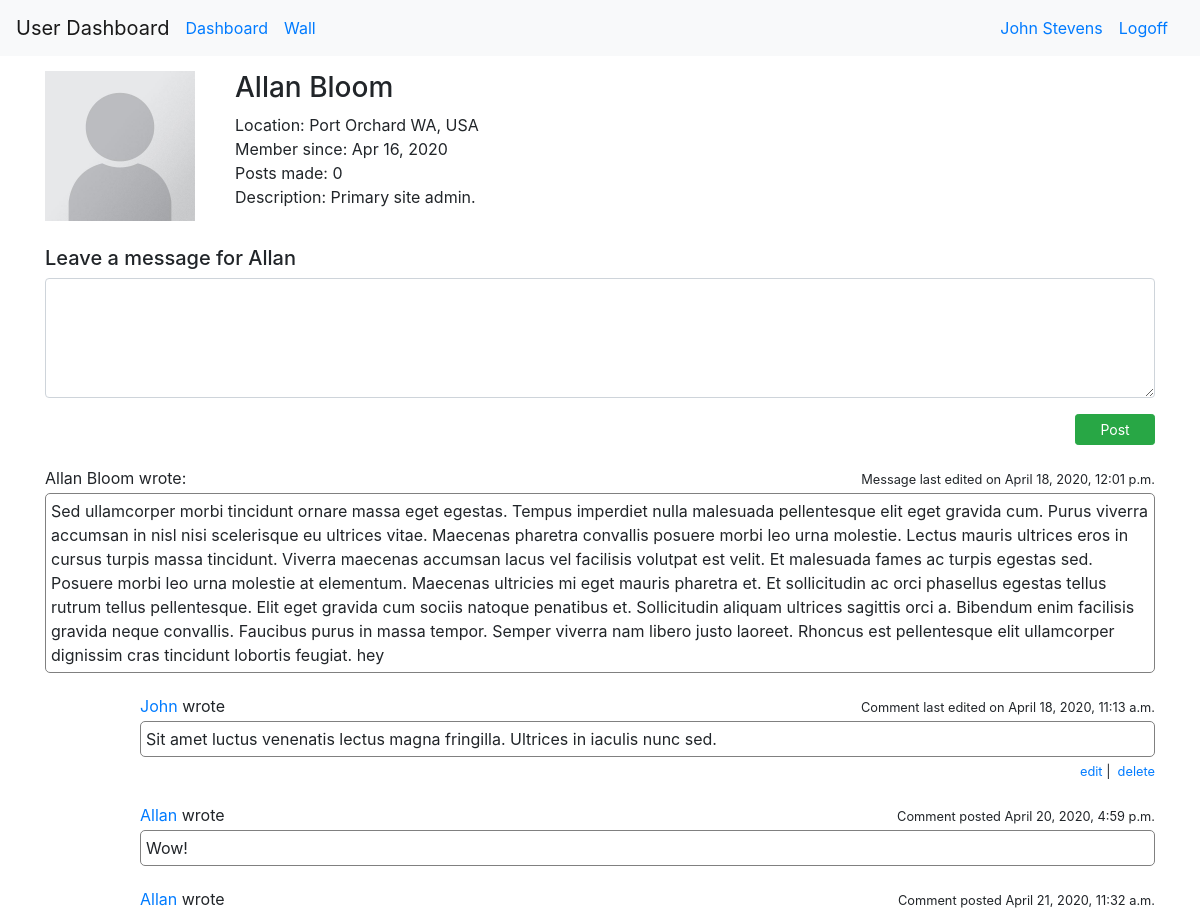
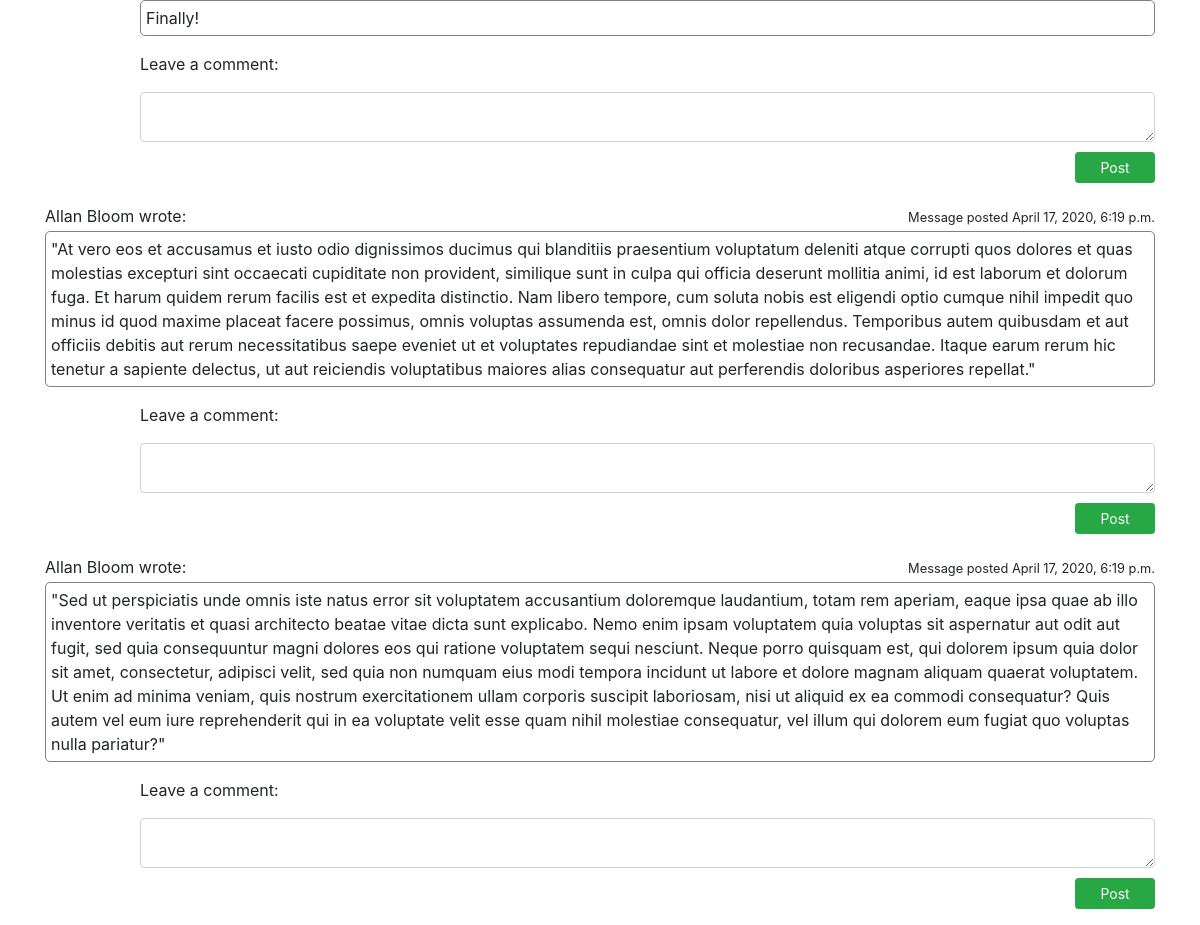
Page /message_board/2 (signed in) on the committed database (2 pictures, top to bottom).
### login_and_registration_app/models.py (models this page shows)
class User(models.Model):
    first_name = models.CharField(max_length=255)
    last_name = models.CharField(max_length=255)
    email = models.CharField(max_length=255)
    level = models.IntegerField(default=1)
    description = models.TextField(null=True)
    password = models.CharField(max_length=100)
    created_at = models.DateTimeField(auto_now_add=True)
    updated_at = models.DateTimeField(auto_now=True)
    profile_photo = models.ImageField(upload_to="profile_images", blank=True)
    default_photo = models.ImageField(upload_to="profile_images", default="default.jpg")
    city = models.CharField(max_length=45, null=True)
    state = models.CharField(max_length=45, null=True)
    country = models.CharField(max_length=45, null=True)
    objects = UserManager()

### messageboard_app/models.py (models this page shows)
class Message(models.Model):
    content = models.TextField()
    created_at = models.DateTimeField(auto_now_add=True)
    updated_at = models.DateTimeField(auto_now=True)
    author = models.ForeignKey(User, related_name="messages_posted", on_delete=models.CASCADE)
    recipient = models.ForeignKey(User, related_name="messages_received", on_delete=models.CASCADE)
    edited = models.BooleanField(default=False)
    edited_by = models.IntegerField(default=0)
    objects = MessageManager()

class Comment(models.Model):
    content = models.TextField()
    created_at = models.DateTimeField(auto_now_add=True)
    updated_at = models.DateTimeField(auto_now=True)
    author = models.ForeignKey(User, related_name="comments", on_delete=models.CASCADE)
    message = models.ForeignKey(Message, related_name="comments", on_delete=models.CASCADE)
    edited = models.BooleanField(default=False)
    edited_by = models.IntegerField(default=0)
    objects = CommentManager()

### messageboard_app/views.py (the view)
# urls.py: path("/<int:id>", views.message_board),
def message_board(request, id):
    profile = User.objects.filter(id=id)[0]
    user = logged_user(request)
    try:
        errors = request.session["errors"]
    except KeyError:
        errors = None
    context = {
        "user": user,
        "profile": profile,
        "errors": errors,
        "messages_posted": user.messages_posted.all().order_by("-created_at"),
        "messages_received": profile.messages_received.all().order_by("-created_at"),
    }
    request.session["errors"] = None
    return render(request, "message_board.html", context)

### messageboard_app/views.py (called while the page is built)
def logged_user(request):
    return User.objects.filter(id=request.session["user_id"])[0]

### messageboard_app/templates/message_board.html (shortened to what this page needs)
<!doctype html>
<html lang="en">
  <head>
    {% load static %}
    <link rel="stylesheet" type="text/css" href="{% static 'bootstrap.css' %}">
  </head>
  <body>
    <nav class="navbar navbar-expand-md navbar-light bg-light">
      <a class="navbar-brand" href="/">User Dashboard</a>
      <div class="collapse navbar-collapse" id="navbarSupportedContent">
      {% if request.session.user_id == None %}
        <a class="navbar-nav mr-auto nav-link disabled" href="/dashboard">Dashboard</a>
        <a class="navbar-nav mr-sm-0 nav-link" href="/signin">Signin</a>
      {% else %}
        <a class="navbar-nav mr-sm-0 nav-link" href="/dashboard">Dashboard</a>
        <a class="navbar-nav mr-auto nav-link" href="/message_board/{{user.id}}">Wall</a>
      {% if user.level == 9%}
        <a class="navbar-nav mr-sm-0 nav-link" href="/dashboard/edit_profile/{{user.id}}">{{user.first_name}} {{user.last_name}} (admin)</a>
      {% else %}
        <a class="navbar-nav mr-sm-0 nav-link" href="/dashboard/edit_profile/{{user.id}}">{{user.first_name}} {{user.last_name}}</a>
      {% endif %}
        <a class="navbar-nav mr-sm-0 nav-link" href="/logoff">Logoff</a>
      {% endif %}
      </div>
    </nav>
    <div class="container">
      <div class="row top_row">
        <div class="col-6 offset-3 col-md-3 offset-md-0 col-lg-2">
          {% if profile.profile_photo %}
          <img src="{{profile.profile_photo.url}}" alt="profile photo">
          {% else %}
          <img src="{{profile.default_photo.url}}" alt="profile photo">
          {% endif %}
        </div>
        <div class="col-12 col-md-9 col-lg-10">
          <div class="row">
            <div class="col-12">
              <h3>{{profile.first_name}} {{profile.last_name}}</h3>
            </div>
          </div>
          <div class="row">
            {% if profile.city and profile.state and profile.country %}
            <div class="col-12">Location: {{profile.city}} {{profile.state}}, {{profile.country}}</div>
            {% else %}
            <div class="col-12">Member at large</div>
            {% endif %}
          </div>
          <div class="row">
            <div class="col-12">Member since: {{profile.created_at|date:"M d, Y"}}</div>
          </div>
          <div class="row">
            <div class="col-12">Posts made: {{profile.messages_posted|length}}</div>
          </div>
          <div class="row">
            <div class="col-12">Description: {{profile.description}}</div>
          </div>
        </div>
      </div>
      <div class="row second_row">
        <div class="col-12">
        {% if profile.id == user.id%}
          {% if errors.message %}
          <h5 class="post_message_header">Post a message</h5>
          <p class="error_message">&nbsp&nbsp<small>{{ errors.message }}</small></p>
          {% else %}
          <h5>Post a message</h5>
          {% endif %}
        {% else %}
          <h5>Leave a message for {{profile.first_name}} </h5>
        {% endif %}
        </div>
      </div>
      <div class="row">
        <div class="col-12">
          <form action="/message_board/{{profile.id}}/post_message" method="post">
            <div class="form-group">
              <textarea class="form-control" name="message"></textarea>
            </div>
            <div class="form-group text-right">
              <button class="btn btn-success btn-sm">Post</button>
            </div>
          </form>
        </div>
      </div>
    {% for message in messages_received.all %}
      <div class="row">
        <div class="col-6">
          {% if message.author == profile %}
          <p class="mc_header">{{message.author.first_name}} {{message.author.last_name}} wrote:</p>
          {% else %}
          <p class="mc_header"><a href="/message_board/{{message.author.id}}">{{ message.author.first_name }} {{ message.author.last_name }} </a>wrote:</p>
          {% endif %}
        </div>
        <div class="col-6 text-right">
          {% if message.edited %}
          <p class="mc_header"><small>Message last edited on {{message.updated_at}}</small></p>
          {% else %}
          <p class="mc_header"><small>Message posted {{message.created_at}}</small></p>
          {% endif %}
        </div>
      </div>
      <div class="row">
        <div class="col-12">
          <p class="message_content">{{ message.content }}</p>
        </div>
      </div>
    <div id="{{message.id}}_comments_container">
        {% for comment in message.comments.all %}
      <div class="row">
        <div class="col-5 offset-1">
          <p class="mc_header"><a href="/message_board/{{comment.author.id}}">{{comment.author.first_name}} </a>wrote</p>
        </div>
        <div class="col-5 offset-1 text-right">
          {% if comment.edited %}
          <p class="mc_header"><small>Comment last edited on {{comment.updated_at}}</small></p>
          {% else %}
          <p class="mc_header"><small>Comment posted {{comment.created_at}}</small></p>
          {% endif %}
        </div>
      </div>
      <div class="row">
        <div class="col-11 offset-1">
          <p class="comment_content">{{comment.content}}</p>
        </div>
        {% if user == comment.author or user.level == 9 %}
        <div class="col-11 offset-1 text-right">
          <p class="edit_delete_options">
            <small>
              <a href="" data-toggle="modal" data-target="#edit{{comment.id}}">edit</a>&nbsp|&nbsp
              <a href="" data-toggle="modal" data-target="#remove{{comment.id}}">delete</a>
            </small>
          </p>
        </div>
        {% endif %}
      </div>
      {% endfor %}
    </div>
      <div class="row">
        <div class="col-11 offset-1" id="comment_label_container_{{message.id}}">
          <p id="comment_label_{{message.id}}">Leave a comment:</p>
        </div>
      </div>
      <div class="row">
        <div class="col-11 offset-1">
          <form action="/message_board/{{profile.id}}/{{message.id}}/comment" class="comment" id="{{message.id}}" method="post">
            <textarea class="form-control comment_textarea" name="comment" id="textarea_{{message.id}}"></textarea>
            <div class="form-group text-right">
              <button class="btn btn-success btn-sm comment_button">Post</button>
            </div>
          </form>
        </div>
      </div>
    {% endfor %}
    </div>
  </body>
</html>

### messageboard_app/templates/message_board.html (style rules this page uses)
img { width: 150px; }
.top_row { margin-top: 15px; }
.second_row { margin-top: 25px; }
textarea { min-height: 120px; max-height: 200px; overflow: auto; }
.message_content { max-height: 300px; overflow: auto; border: 1px solid grey; border-radius: 5px; padding: 5px; }
.comment_content { max-height: 150px; overflow: auto; border: 1px solid grey; border-radius: 5px; padding: 5px; }
.mc_header { margin-top: 5px; margin-bottom: 3px; }
.comment_textarea { min-height: 20px; max-height: 50px; }
.comment_button { margin-top: 10px; }
button { min-width: 80px; }
.edit_delete_options { margin-top: -15px; margin-bottom: 2px; }

### rows in the picture
User: first_name "John", last_name "Stevens"
User: default_photo (placeholder picture), first_name "Allan", last_name "Bloom", city "Port Orchard", state "WA", country "USA", created_at "Apr 16, 2020", messages_posted|length "0", description "Primary site admin."
Message: author.first_name "Allan", author.last_name "Bloom", updated_at "April 18, 2020, 12:01 p.m.", content "Sed ullamcorper morbi tincidunt ornare massa eget egestas. Tempus imperdiet nulla malesuada pellentesque elit eget gravida cum. Purus viverra accumsan in nisl nisi scelerisque eu ultrices vitae. Maecenas pharetra convallis posuere morbi leo urna molestie. Lectus mauris ultrices eros in cursus turpis massa tincidunt. Viverra maecenas accumsan lacus vel facilisis volutpat est velit. Et malesuada fames ac turpis egestas sed. Posuere morbi leo urna molestie at elementum. Maecenas ultricies mi eget mauris pharetra et. Et sollicitudin ac orci phasellus egestas tellus rutrum tellus pellentesque. Elit eget gravida cum sociis natoque penatibus et. Sollicitudin aliquam ultrices sagittis orci a.…"
Comment: author.first_name "John", updated_at "April 18, 2020, 11:13 a.m.", content "Sit amet luctus venenatis lectus magna fringilla. Ultrices in iaculis nunc sed."
Comment: author.first_name "Allan", created_at "April 20, 2020, 4:59 p.m.", content "Wow!"
Comment: author.first_name "Allan", created_at "April 21, 2020, 11:32 a.m.", content "Finally!"
Message: author.first_name "Allan", author.last_name "Bloom", created_at "April 17, 2020, 6:19 p.m.", content "\"At vero eos et accusamus et iusto odio dignissimos ducimus qui blanditiis praesentium voluptatum deleniti atque corrupti quos dolores et quas molestias excepturi sint occaecati cupiditate non provident, similique sunt in culpa qui officia deserunt mollitia animi, id est laborum et dolorum fuga. Et harum quidem rerum facilis est et expedita distinctio. Nam libero tempore, cum soluta nobis est eligendi optio cumque nihil impedit quo minus id quod maxime placeat facere possimus, omnis voluptas assumenda est, omnis dolor repellendus. Temporibus autem quibusdam et aut officiis debitis aut rerum necessitatibus saepe eveniet ut et voluptates repudiandae sint et molestiae non recusandae. Itaque…"
Message: author.first_name "Allan", author.last_name "Bloom", created_at "April 17, 2020, 6:19 p.m.", content "\"Sed ut perspiciatis unde omnis iste natus error sit voluptatem accusantium doloremque laudantium, totam rem aperiam, eaque ipsa quae ab illo inventore veritatis et quasi architecto beatae vitae dicta sunt explicabo. Nemo enim ipsam voluptatem quia voluptas sit aspernatur aut odit aut fugit, sed quia consequuntur magni dolores eos qui ratione voluptatem sequi nesciunt. Neque porro quisquam est, qui dolorem ipsum quia dolor sit amet, consectetur, adipisci velit, sed quia non numquam eius modi tempora incidunt ut labore et dolore magnam aliquam quaerat voluptatem. Ut enim ad minima veniam, quis nostrum exercitationem ullam corporis suscipit laboriosam, nisi ut aliquid ex ea commodi…"
